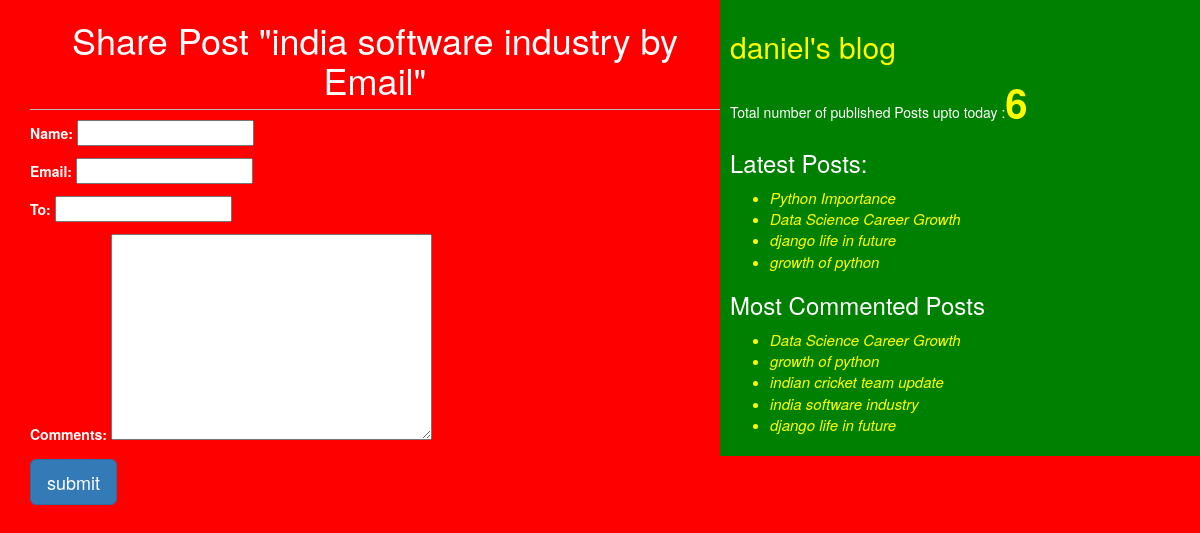
The page /2/share on the database its author committed.
### testapp/models.py (models this page shows, shortened)
class Post(models.Model):
    STATUS_CHOICE=(('draft','Draft'),('published','Published'))
    title=models.CharField(max_length=256)
    slug=models.SlugField(max_length=256,unique_for_date='publish')
    author=models.ForeignKey(User,related_name='blog_posts',on_delete=models.CASCADE)
    body=models.TextField()
    publish=models.DateTimeField(default=timezone.now)
    created=models.DateTimeField(auto_now_add=True)
    updated=models.DateTimeField(auto_now=True)
    status=models.CharField(max_length=10,choices=STATUS_CHOICE,default='draft')
    objects=CustomManager()
    tags=TaggableManager()
    class Meta:
        ordering=('-publish',)
    def get_absolute_url(self):
        return reverse('post_detail',args=[self.publish.year,self.publish.strftime('%m'),self.publish.strftime('%d'),self.slug])

### testapp/views.py (the view)
# urls.py: path('<int:id>/share', views.mail_send_view),
def mail_send_view(request,id):
    post=get_object_or_404(Post,id=id,status='published')
    sent=False
    if request.method=='POST':
        form=EmailSendForm(request.POST)
        if form.is_valid():
            cd=form.cleaned_data
            subject='{}({}) recommends you to read"{}"'.format(cd['name'],cd['email'],post.title)
            post_url=request.build_absolute_uri(post.get_absolute_url())
            message='Read Post At: \n {} \n \n{}\'s Comments:\n{}'.format(post_url,cd['name'],cd['comments'])
            send_mail(subject,message,'durga@blog.com',[cd['to']])
            sent=True
    else:
        form=EmailSendForm()
    return render( request,'testapp/sharebymail.html',{'form':form,'post':post,'sent':sent})

### testapp/forms.py
class EmailSendForm(forms.Form):
    name=forms.CharField()
    email=forms.EmailField()
    to=forms.EmailField()
    comments=forms.CharField(required=False,widget=forms.Textarea)

### testapp/models.py (called while the page is built)
    def get_queryset(self):
        return super().get_queryset().filter(status='published')

### testapp/templatetags/blog_tags.py (called while the page is built)
@register.simple_tag
def total_posts():
    return Post.objects.count()

@register.inclusion_tag('testapp/latest_posts123.html')
def show_latest_posts(count=3):
    latest_posts=Post.objects.order_by('-publish')[:count]
    return {'latest_posts':latest_posts}

@register.simple_tag
def get_most_commented_posts(count=5):
    return Post.objects.annotate(total_comments=Count('comments')).order_by('-total_comments')[:count]

### templates/testapp/sharebymail.html (shortened to what this page needs)
{%extends 'testapp/base.html'%}
{%block content%}
  {%if sent%}
    <h1>Email sent Successfully</h1>
    <h2>Post with the title " {{post.title}} information shared by email"</h2>
  {%else%}
    <h1>Share Post "{{post.title}} by Email"</h1>
    <form  method="post">
      {{form.as_p}}
      <input type="submit" class="btn btn-primary btn-lg" value="submit">
    </form>
  {%endif%}
{%endblock%}

### templates/testapp/base.html (shortened to what this page needs)
<!DOCTYPE html>
{%load blog_tags%}
{%load static%}
<html lang="en" dir="ltr">
  <head>
    <link rel="stylesheet" href="https://stackpath.bootstrapcdn.com/bootstrap/3.4.1/css/bootstrap.min.css">
    <link rel="stylesheet" href="{% static "css/blog.css" %}">
  </head>
  <body>
    <div class="content">
      {%block content%}{%endblock%}
    </div>
    <div class="sidebar">
      <h2>daniel's blog</h2>
      <p>Total number of published Posts upto today :<span id='pcount'>{%total_posts%}</span> </p>
      <h3>Latest Posts:</h3><span id='updates'>{%show_latest_posts 4%}</span>
      <h3>Most Commented Posts</h3>
      {%get_most_commented_posts as most_commented_posts%}
      <ul>
        {%for post in most_commented_posts%}
        <li> <a href="{{post.get_absolute_url}}">{{post.title}}</a></li>
        {%endfor%}
      </ul>
    </div>
  </body>
</html>

### templates/testapp/latest_posts123.html
<ul>
  {%for post in latest_posts%}
  <li><a href="{{post.get_absolute_url}}">{{post.title}}</a></li>
  {%endfor%}
</ul>

### static/css/blog.css (style rules this page uses)
.content { width: 60%; float:left; padding: 0 0 0 30px; background: red; }
.sidebar { width:40%; float: right; padding:10px; background: green; }
h1 { text-align: center; border-bottom: 1px solid #bbb; padding-bottom: 10px; }
h2 { color:yellow; }
body { color: white; background-color: red; }
a { color:yellow; font-size: 15px; font-style: italic; }
#pcount { font-size:40px; color:yellow; font-weight: bold; }
li { color:yellow; }
input { color: black; }
textarea { color:black }

### rows shown on the page
Post: title "india software industry"
Post: title "Python Importance"
Post: title "Data Science Career Growth"
Post: title "django life in future"
Post: title "growth of python"
Post: title "indian cricket team update"
